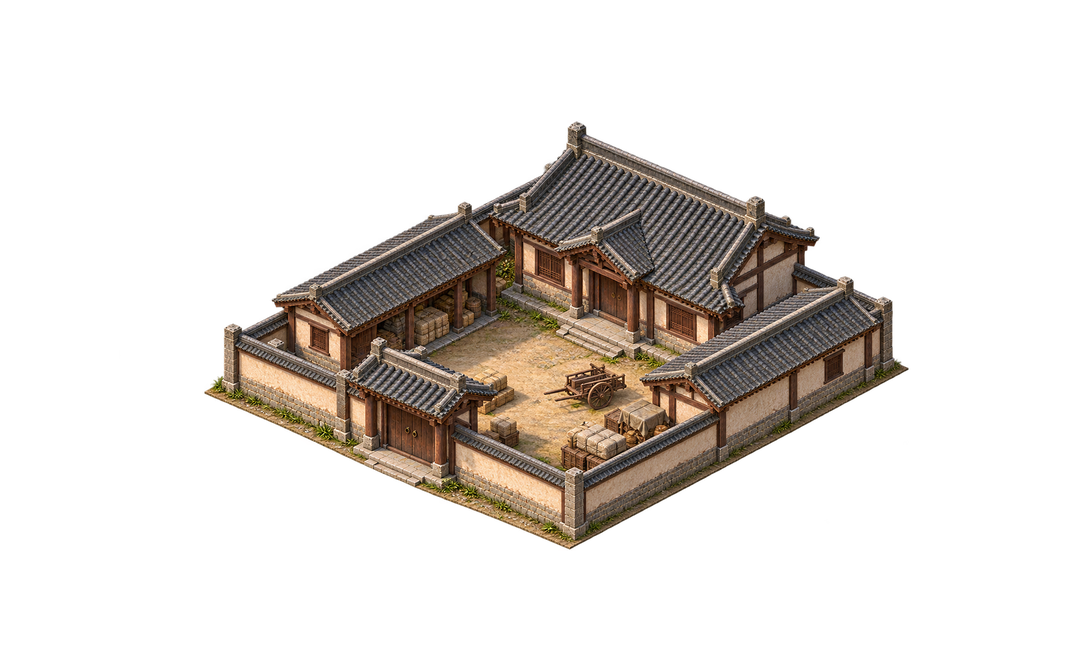
#> input picture assets/default/baseline/building-map/bld_kit_song_dali_biaoju.png, 1088 x 672 px
$ python -i build.py   (imports and definitions only)
#> lines starting #> are read from the running program, lines starting #| are printed output that depends on the picture
### tools/review/contact_sheet.py
"""把一个素材目录（manifest.yaml + 多张小图）拼成一张带编号的总览图，给审批页用。

城镇贴片、地图拼接建筑这类素材数量多、单张小，逐张建卡片不好审；拼成一张总览图，作者对整批给一个结论，
哪张要改就在意见里写编号。用法（被 build.py 调用，也可单独跑）：

    python3 tools/review/contact_sheet.py <manifest 所在目录> <输出 jpg> [--cols 6] [--cell 220]

透明底素材垫浅灰棋盘格，便于看清边缘与透明区域；每格下方写序号与 ID（去掉公共前缀）。
返回值（供 build.py 用）：[(序号, id, sha256 前 16 位, 尺寸)]。
"""
import hashlib
import sys
from pathlib import Path

import yaml
from PIL import Image, ImageDraw, ImageFont


def load_manifest(p: Path) -> list:
    d = yaml.safe_load(p.read_text(encoding="utf-8"))
    return d["assets"] if isinstance(d, dict) else d


# [9 lines left out: function font, not called in this run]


def checker(w: int, h: int, step: int = 12) -> Image.Image:
    im = Image.new("RGB", (w, h), (236, 236, 232))
    dr = ImageDraw.Draw(im)
    for y in range(0, h, step):
        for x in range(0, w, step):
            if (x // step + y // step) % 2:
                dr.rectangle([x, y, x + step - 1, y + step - 1], fill=(214, 214, 208))
    return im


# [49 lines left out: functions common_prefix, build, not called in this run]


# [11 lines that do not run on import are left out]

### tools/review/build.py
"""生成素材基线审批页（claude.ai artifact）。

用法：python3 tools/review/build.py  → 输出到 .agents/coord/review/{index.html,baseline-review.html,img/,vfx/,files.json}
然后用 Artifact 工具重新发布 baseline-review.html（现地址 https://claude.ai/artifact/Ae6bxBXmkpA6xpjWmY6U7H ，登记在 tools/agents/HANDOFF.md §9.3；旧页 NhZGycmwB5Qd… 已读不到），
files 传 files.json 里的图片路径（root=.agents/coord/review）。作者的审批结论用 ArtifactData list 读集合 `reviews`，
再用 tools/agents/apply_reviews.py 写回 manifest。WT_OVERRIDE 指向未合入的任务工作区，让作者先看图再合入。
"""
import hashlib, json, shutil, sys
from pathlib import Path
import yaml
from PIL import Image

sys.path.insert(0, str(Path(__file__).resolve().parent))
import contact_sheet as CS  # noqa: E402

REPO = Path("/Users/bytedance/Projects/jinyongqunxia")
HERE = Path(__file__).resolve().parent
OUT = REPO / ".agents" / "coord" / "review"   # 生成物不入库（.agents/ 在 .gitignore 里）
# [1 line not run here, left out]
BASE = REPO / "assets/default/baseline"
# 还没合入、要先给作者看的类别：从任务工作区读图（作者说"先给我看图再合入"）
WT_OVERRIDE = {"male": REPO / ".agents/wt/ART-R2-male/assets/default/baseline/character/male",
               # "town": 第 8 次运行未结束，图还会变，先显示占位
               "vfx": REPO / ".agents/wt/ART-R3-vfx/assets/default/baseline/vfx",  # 含 R2 的六脉图与 R3 的图层动画演示
               "female": REPO / ".agents/wt/ART-R1-female/assets/default/baseline/character/female"}
WT_BADGE = {"male": "GPT 审核已过 · 未合入，你看过再合", "town": "45 度新图 · GPT 审核进行中 · 未合入", "vfx": "GPT 审核已过 · 未合入，你看过再合", "female": "GPT 审核已过 · 未合入，你看过再合"}

# 演示暂不内嵌的素材（旧的 Canvas 手绘演示作者已否定；图层动画 ART-R3-vfx 返修中，修好后去掉这里的条目并把 WT_OVERRIDE["vfx"] 指向它的工作区）
DEMO_HOLD = {}  # 图层动画 ART-R3-vfx 已过 GPT 审核（r4），演示恢复内嵌

CATS = [  # (cat key, label, manifest dir relative to baseline)
    ("map", "地图", "map"),
    ("town", "城镇", "town"),
    ("building", "建筑·立绘式", "building"),
    ("building-map", "建筑·地图拼接", "building-map"),
    ("male", "人物·男", "character/male"),
    ("female", "人物·女", "character/female"),
    ("vfx", "招式", "vfx"),
    ("item", "物品", "item"),
    ("meridian", "经脉图", "meridian"),
]

# Supervisor summary + questions for the author, per asset id.
NOTES = {
    "ref_map_jianghu__ch01_base01": ("监督已复核通过。地名不画进图里，另有透明标注层，可在卡片上切换显示。",
        ["墨色浓淡、留白、笔触密度是否合适？", "城池用小墨笔地标概括，是否可以接受？",
         "总览图与大理局部图的笔触密度不完全一样（局部的苍山墨更浓），是否可以接受？"]),
    "ref_map_dali__ch01_base01": ("监督已复核通过。地名另有透明标注层，可切换显示；无量山在画幅外，只标方向。",
        ["苍山洱海的构图与三塔、城池的识别方式是否可以接受？"]),
    "ref_sect_shaolin__ch01_base01": ("立绘式建筑。监督评价：北宋少林山门与大殿，宋式斗拱、鸱吻、悬鱼等细节到位；石灯略像日式石灯笼，整体略偏唐辽风。",
        ["写实程度、构图（秋日上午侧光、画面无人）是否可以接受？", "殿序、开间、石灯幢属原创扩展，是否接受？"]),
    "ref_city_beijing__ch08_jiaolou_base01": ("立绘式建筑。第 2 版（第 1 版城墙没有雉堞，已淘汰）。清初紫禁城角楼，宋清差别（斗拱、屋脊、瓦色、彩画）清楚。",
        ["护城河与城墙之间的地带被简化掉了，是否可以接受？", "城墙墙面颜色（红 / 灰）资料说法不一，按现图是否可以？"]),
    "ref_npc_xiaofeng__ch01_base01": ("第 2 版（第 1 版像 45 岁、眯眼山羊胡、衣服像日本浪人，已淘汰）。魁梧方脸、浓眉、短胡茬，灰色旧布袍只在下摆轻度磨损，江湖人裹巾，右衽，空手。",
        ["男性写实程度与暖灰纸底是否采用？", "年龄观感约 30–35 岁、眼睛不算大、腰带偏宽，是否可以？",
         "是否像某位影视演员？（监督只做了目检）"]),
    "ref_npc_linghuchong__ch05_base01": ("第 2 版（第 1 版剑鞘只有剑身 1/3、衣服破成布条、没有明代特征，已淘汰）。明代网巾、灰蓝直身 / 道袍式长衣，剑在鞘中、鞘长容得下整剑。",
        ["剑偏长（约身高 3/4，明剑常见 0.9–1 米），是否可以？", "站姿偏端正，“洒脱”主要靠表情，是否可以？",
         "是否像某位影视演员？（监督只做了目检）"]),
    "ref_mer_renmai_dumai__base01": ("第 2 版（第 1 版任督配色反了，已改为任脉青、督脉赤，合设定“阴青阳赤”）。正反两面，任脉标 6 穴、督脉标 7 穴，骨盆用布遮住；穴名在标注层里。",
        ["作为经脉类的风格母版是否可以？", "只标了主要可见穴位，精确点位还需懂针灸的人逐点审（待考），先这样可以吗？"]),
    "ref_mer_shoujueyin__base01": ("第 2 版（第 1 版前臂三穴不按寸数，已修正为内关 2 寸、间使约 2.8 寸、郄门 5 寸）。劳宫用红心标出阳掌“气过阴门”的出口（原创扩展）。代价是线描比初版软。",
        ["线条比初版软，要不要重出一张更锐利的？", "劳宫用红心标出掌法出口，是否可以？", "图中没画乳头，天池、膻中缺体表参照，是否可以？"]),
    "ref_npc_wangyuyan__ch01_base01": ("监督已复核通过。宋代服饰语汇的原创造型，不是考古复原。",
        ["女性“偏美丽”的程度是否合适？", "与小龙女的面部、发式、身形较接近，辨识度是否够？"]),
    "ref_npc_xiaolongnv__ch03_base01": ("监督已复核通过。白衣清冷，同色领层和裙裾处理较写意。",
        ["女性“偏美丽”的程度是否合适？", "与王语嫣的辨识度是否够？"]),
    "ref_mv_xianglong18_kanglong__ch02_base01": ("第 2 版（第 1 版手只有四指，已淘汰）。墨龙虚实相生，劲从掌心喷出，五指齐全；掌面偏正，没做出 45° 侧前角度。",
        ["龙首是否偏实，墨色浓淡是否合适？", "手用写实淡彩画法可以吗，还是手也要改成纯水墨？"]),
    "ref_sk_liumai__ch01_base01": ("监督已复核通过。六道剑气可数，纸白核心 + 淡墨断边表现“无形”；手指偏细长。另附可运行的水墨动画。",
        ["剑气是否够轻、够“无形”？", "左右手与指别难以判定，这种模糊可以接受吗？", "动画效果（打开演示看）是否是你要的方向？"]),
    "ref_eq_yitianjian__ch04_base01": ("监督已复核通过。细墨线 + 薄罩染；剑首、护手为原创造型。",
        ["剑身近刃处的波浪纹观感接近日本刀刃文，要不要改成直线夹钢纹？（默认保留）",
         "最窄处留边只有 7.7%（模板要求 10%），要不要重出一张主体更小的？"]),
    "ref_it_miji_jiuyin_shang__ch02_base01": ("返修版：画风改为与剑图一致的细墨线薄罩染，软纸书衣、细订线、无投影、四边留白 ≥10%。旧版偏照片写实，已淘汰。",
        ["两张物品图的画风统一程度是否可以？（若你更喜欢写实版，旧图还在，可回选）",
         "线装书到明中叶后才流行，宋元多为蝴蝶装 / 包背装。按武侠惯例保留线装，还是另出一张合乎史实的？"]),
}

R1 = {  # 按作者第 1 轮意见返修过的素材：新说明覆盖 NOTES
    "ref_npc_xiaofeng__ch01_base01": ("第 2 轮：按你“头发太凌乱，整齐一些”的意见，在上一版上把碎发收进束发、裹巾包住顶髻；英雄气与体格保持上一版。上一版说明：昂然远望、坚毅眉眼、方颌短络腮胡，挺胸开肩，肩更宽、胸更厚。“港版造型”只取朴素裹巾、灰布袍、深色布外褂与沉着气质，重新设计，不仿剧中造型与演员。",
        ["英雄气和魁梧程度到位了吗？", "灰袍略带暖褐、腰带多圈稍宽、裹巾上方露出少量发髻，可以吗？"]),
    "ref_npc_linghuchong__ch05_base01": ("按你的意见返修：发带、腰带、衣袂同向扬起；重心偏一侧、松肩侧身、似笑非笑，带酒器与入鞘直剑。游戏画像只取洒脱气质，衣装与面容原创。",
        ["飘逸和浪子味道到位了吗？偏俊秀，和写实的平衡可以吗？", "网巾弱化了；酒器画成短颈皮酒囊而不是葫芦，可以吗？"]),
    "ref_eq_yitianjian__ch04_base01": ("按你的意见返修：镂空卷云护手、四瓣如意剑首、银灰装具配浅金回纹、墨青细缠柄，冷青灰剑身配银白刃线，去掉了日本刀式刃文；画风与九阴真经图统一。",
        ["名剑的辨识度和华贵感够了吗？", "和九阴真经图放在一起算同一套画风吗？"]),
    "ref_mv_xianglong18_kanglong__ch02_base01": ("按你的意见返修：金色为主，气从掌根、鱼际、指根整片透出（不再从掌心一点喷出），巨龙回卷前冲；新增可运行动画。",
        ["金色力度和龙首的具象程度合适吗？", "龙角尖贴近画面顶边，可以吗？", "点“播放”看动画。"]),
    "ref_sk_liumai__ch01_base01": ("按你的两条意见返修：改成六枚离指凝缩的半透明气刃（锐缘、折射、震荡环），全画面不用水墨。刃体近无色，刃缘按经脉阴阳着淡青 / 淡赤——原著没写颜色，这是按设定“阴青阳赤”定的原创配色。动画按“凝聚 → 成刃飞出 → 消散”。",
        ["气刃的样子对吗？透明度合适吗？", "配色（近无色刃体 + 青 / 赤刃缘）可以吗，还是要别的颜色？", "点“播放”看动画。"]),
}
# [22 lines not run here, left out]

PENDING = {  # category -> (subjects, reason) while the supervisor has it in rework
    "town": (["大理国都（天龙，约 1093）", "南宋临安（射雕，约 1220s）"],
             "程序化生成：城市规格 → 代码生成布局 → 代码用贴片渲染底图 → 按坐标贴建筑。建筑 38 张已出（见“建筑·地图拼接”两张总览图）；底图贴片 60 张候选已有；布局生成器在返工（原规格放不下，已改成先放功能建筑、民居商铺沿街填充）。生成器跑通后用这些图拼出两张城镇图放在这里。"),
    "building-map": (["大理国都沿街建筑，如客栈或茶肆（天龙，约 1093）", "南宋临安沿街建筑，如茶坊或药铺（射雕，约 1220s）"],
             "出图中（宋套件）：要拼到城市地图上的 45 度单体建筑，透明底、按占地格数出图，视角与光源对齐城镇图；大理带佛教元素与本地植物，临安要有繁华商铺感。GPT 审核通过后放在这里。"),
    "male": (["萧峰（天龙）", "令狐冲（笑傲，明代）"],
             "监督复核未通过：令狐冲剑鞘过短、衣服撕裂过重、缺明代网巾与直身；萧峰年龄偏老、面相不符原著。正在重出。"),
    "meridian": (["任督二脉（正反面）", "手厥阴心包经"],
                 "监督复核未通过：任督配色与设定相反（应为阴青阳赤）；心包经前臂三穴位置不按寸数。正在修图。"),
}

# [14 lines left out: functions supervise_state, gpt_badge, not called in this run]


def to_jpg(src, out, checker=False, maxpx=1400):
#> called with out = 'out.png', checker = False, maxpx = 1400
    im = Image.open(src)
#> im is the input picture: PIL image 1088x672 RGBA; mean R, G, B, A 28, 23, 18.7, 57.3
    if im.mode == "RGBA" or checker:
        im = im.convert("RGBA")
        bg = CS.checker(im.width, im.height, step=max(12, im.width // 60)).convert("RGBA")
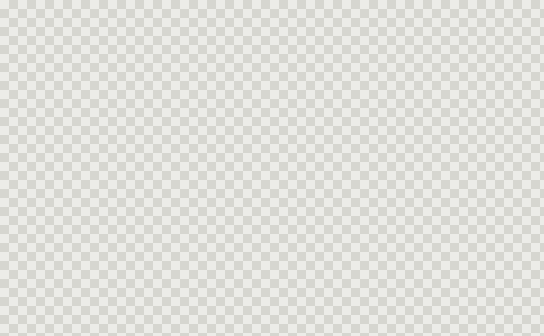
#> bg: PIL image 1088x672 RGBA (shown at 1/2 size); mean R, G, B, A 225, 225, 220, 255
        bg.alpha_composite(im)
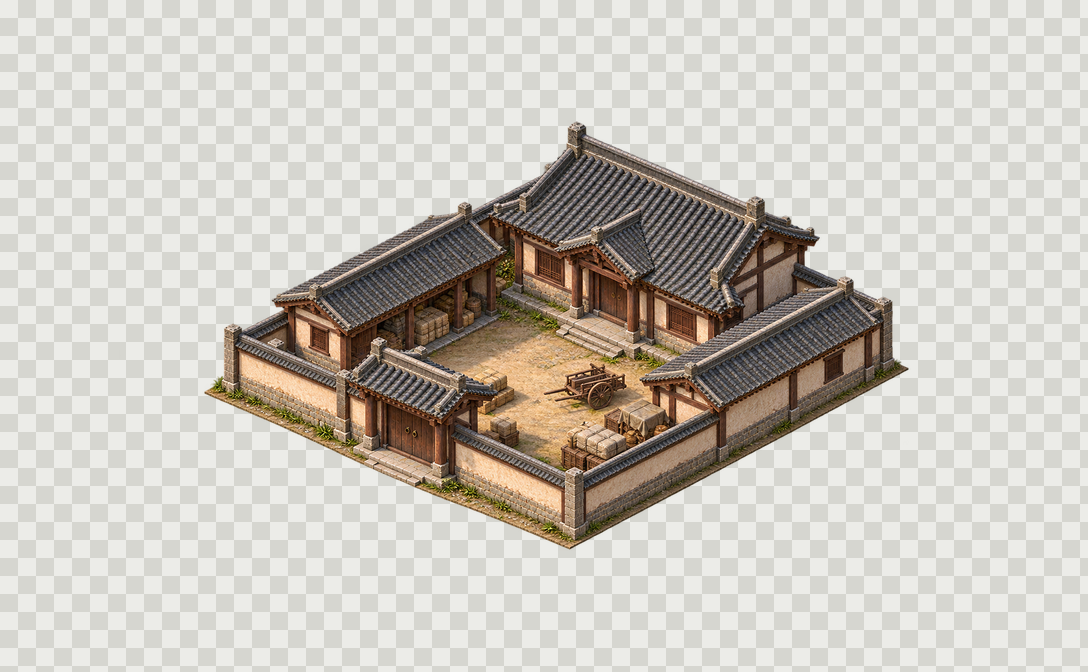
#> bg: PIL image 1088x672 RGBA; mean R, G, B, A 201.6, 196.9, 188.8, 255
        im = bg
    im = im.convert("RGB")
    im.thumbnail((maxpx, maxpx), Image.LANCZOS)
    im.save(out, "JPEG", quality=84, optimize=True, progressive=True)


VFX2_WT = REPO / ".agents/wt/VFX-three/assets/default/baseline/vfx"  # three.js 版（VFX-three）；VFX-plates 的 Python 合成版已作废
VFX2_NOTES = {
    "vfx_mv_xianglong18_kanglong__ch02_base01": (
        "两段式样例，Three.js 版（游戏客户端同一套库，r186）。原料只有两张生成图：① 白底金龙 6 帧（一张图）；② 透明底的掌。Python 只切帧抠白底；叠到掌上、帧间过渡、凝聚 / 消散全在 Three.js 播放器里。已按你“龙放大 2 倍，素材不变”改：只改合成参数，龙长宽各 2 倍、画幅加大、掌不变。已知瑕疵：龙根部左缘有一道竖直切口（原料图切格处），下一轮用根部羽化处理。",
        ["放大 2 倍后的比例、气势可以吗？", "这只掌接近照片质感，和手绘人物放在一起可以吗，还是要改成手绘画法？",
         "点“播放”看动效（0.6 秒一轮循环，可调速）：凝聚 → 发出 → 持续 → 消散的节奏对吗？"]),
    "vfx_sk_liumai__ch01_base01": (
        "两段式样例，Three.js 版。原料只有两张生成图：① 白底气剑 6 帧（一张图）；② 透明底的指。单束、线性、持续，银灰主体加淡赤缘，全程不用水墨；Python 切帧，Three.js 叠到指尖、做过渡。",
        ["线性、持续的气剑感觉对吗？现在偏细、偏灰，像一根细棍——要重出原料图（更亮、更有内力凝缩感）吗？", "颜色（银灰 + 淡赤缘）可以吗？原著没写颜色。",
         "这只手同样接近照片质感，可以吗？", "点“播放”看动效。"]),
}


# [48 lines left out: function add_vfx_two_part, not called in this run]


BLD_WT = REPO / ".agents/wt/TOWN-buildings/assets/default/baseline/building-map"
BLD_GROUPS = [
    ("dali__ch01", "大理国都（天龙，约 1093）", lambda a: "_dali_" in a["id"] or "_ch01_" in a["id"]),
    ("linan__ch02", "南宋临安（射雕，约 1223）", lambda a: "_southern_" in a["id"] or "_ch02_" in a["id"]),
]


# [24 lines left out: function add_building_sheets, not called in this run]


TILE_WT = REPO / ".agents/wt/TOWN-tiles/assets/default/baseline/tile"


# [20 lines left out: function add_tile_sheet, not called in this run]


LAYOUT_WT = REPO / ".agents/wt/TOWN-layout"
LAYOUT_CITIES = [
    ("dali", "大理国都（羊苴咩城）· 天龙 · 约 1093", "town_dali__ch01"),
    ("linan", "南宋临安府 · 射雕 · 约 1223", "town_hangzhou__ch02"),
]


# [36 lines left out: function add_layout_cards, not called in this run]


TOWN_WT = REPO / ".agents/wt/TOWN-assemble/assets/default/baseline/town"
TOWN_NOTES = {
    "town_dali__ch01": ("大理国都（羊苴咩城）· 天龙 · 约 1093。按 history/dali.md 复原的布局，代码用 60 张贴片铺底图、贴 19 张大理建筑（土墙、三塔、寺、王府、民居院落、市集摊棚、本地树丛与山茶）。你上一轮的意见（多参考历史、本地植物、不铺满青砖、佛教元素多）已体现：夯土 / 土路为主，寺塔在城北。",
                        ["整体风格、45 度视角、可行走的感觉对吗？", "大理特征（土墙、三塔、佛寺、本地植物、不如临安发达）看得出来吗？", "塔与城的比例、墙色可以吗？"]),
    "town_hangzhou__ch02": ("南宋临安府 · 射雕 · 约 1223。按 history/linan.md 复原：13 门、御街、三条纵向河与桥、皇城殿在南、景灵宫在北、西湖东岸；代码铺青砖 / 石板底图，贴 19 张临安建筑（两层商铺、酒楼、坊巷院落、殿堂、市棚）。你上一轮说“临安可以再繁华一些”：商市集中在御街与桥市。",
                            ["整体风格、45 度视角对吗？繁华程度够了吗？", "13 座城门、河网与桥、皇城位置这些史料关系在图上看得出来吗？", "还要更密的商铺 / 人流感吗？（人物极少是设定）"]),
}


# [30 lines left out: function add_town_cards, not called in this run]


def load_manifest(p):
    d = yaml.safe_load(p.read_text(encoding="utf-8"))
    return d["assets"] if isinstance(d, dict) else d

# [7 lines left out: function main_shas, not called in this run]


MAIN_SHA = {}


# [71 lines left out: function main, not called in this run]

# [1 line not run here, left out]

>>> result = to_jpg('../../assets/default/baseline/building-map/bld_kit_song_dali_biaoju.png', 'out.png')

$ run again, on assets/default/baseline/building-map/props/prp_song_broadleaf__v02.png
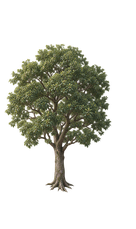
#> input picture assets/default/baseline/building-map/props/prp_song_broadleaf__v02.png, 136 x 229 px
#> in to_jpg, im is the input picture: PIL image 136x229 RGBA; mean R, G, B, A 27.3, 28.1, 18.1, 64.5
#> in to_jpg, `bg = CS.checker(im.width, im.height, step=max(12, im.width // 60)).con..`:
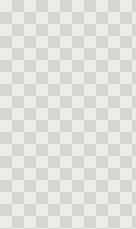
#> bg: PIL image 136x229 RGBA; mean R, G, B, A 225, 225, 220, 255
#> in to_jpg, `bg.alpha_composite(im)`:
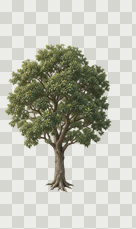
#> bg: PIL image 136x229 RGBA; mean R, G, B, A 190, 190.8, 179.2, 255

$ run again, on assets/default/baseline/building-map/props/prp_song_dali_bamboo__v01.png
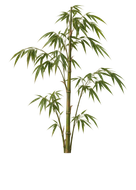
#> input picture assets/default/baseline/building-map/props/prp_song_dali_bamboo__v01.png, 136 x 190 px
#> in to_jpg, im is the input picture: PIL image 136x190 RGBA; mean R, G, B, A 24.7, 26.3, 9.9, 30.4
#> in to_jpg, `bg = CS.checker(im.width, im.height, step=max(12, im.width // 60)).con..`:
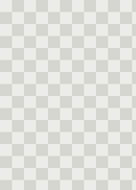
#> bg: PIL image 136x190 RGBA; mean R, G, B, A 225, 225, 220, 255
#> in to_jpg, `bg.alpha_composite(im)`:
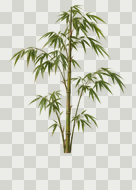
#> bg: PIL image 136x190 RGBA; mean R, G, B, A 209.7, 210.5, 198.7, 255
